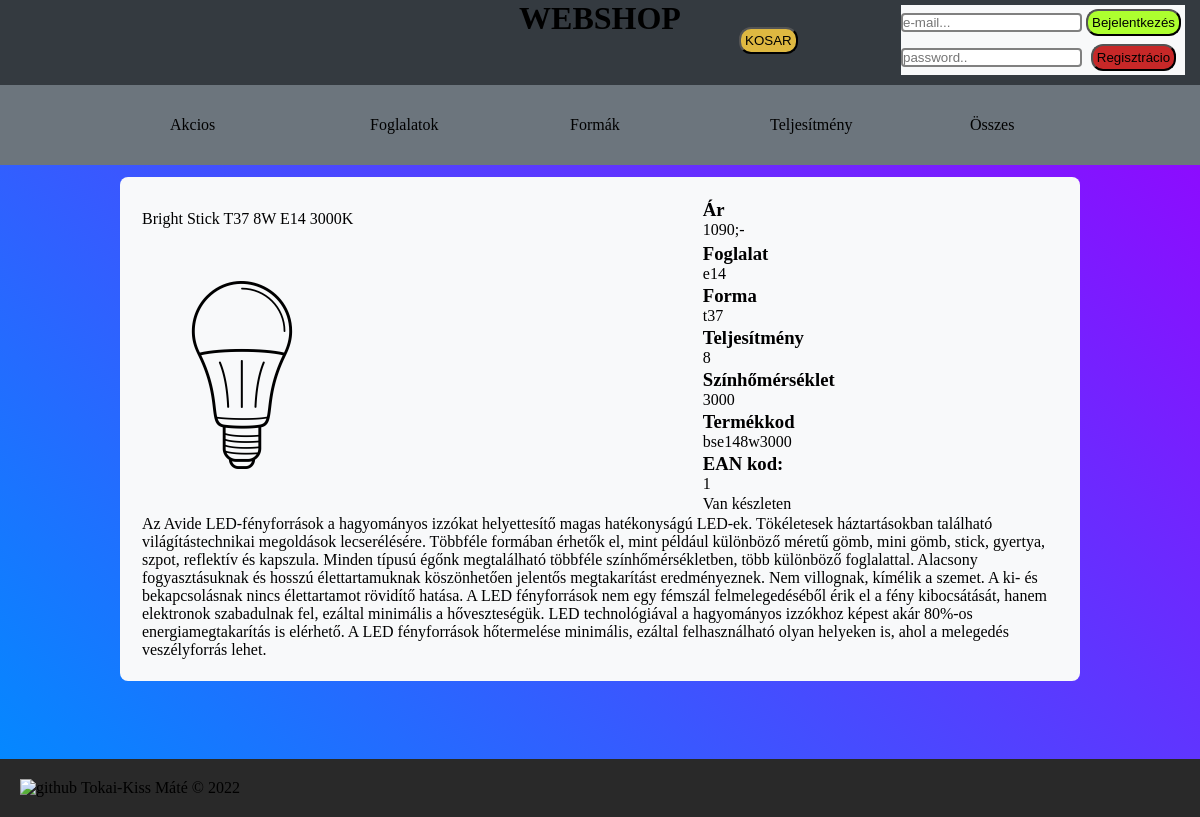
The app's page /product.php?termekid=2 with its own data.
### tables this page shows
CREATE TABLE `termek` (
  `termek_id` int(11) NOT NULL,
  `nev` varchar(50) NOT NULL,
  `ar` int(11) NOT NULL,
  `keszlet` int(11) NOT NULL,
  `foglalat` varchar(20) NOT NULL,
  `forma` varchar(20) NOT NULL,
  `teljesitmeny` int(11) NOT NULL,
  `szinhomerseklet` int(11) NOT NULL,
  `termekkod` varchar(20) NOT NULL,
  `ean` int(13) NOT NULL,
  `allapot` varchar(20) NOT NULL,
  `leiras` text NOT NULL,
  `elerheto` enum('1','0') NOT NULL,
  `akcio` enum('1','0') NOT NULL,
  `marka` varchar(20) NOT NULL
);

### product.php (the view, shortened to what this page needs)
<?php
    include 'header.php';
    $termekid = $_GET['termekid'];
    if ($result = $mysqli->query('SELECT * FROM `termek` WHERE termek_id="'.$termekid.'" AND elerheto = 1')) {
        while ($row = $result->fetch_assoc()) {
            $nev = $row['nev'];
            $ar = $row['ar'];
            $foglalat = $row['foglalat'];
            $forma = $row['forma'];
            $teljesitmeny = $row['teljesitmeny'];
            $szinhomerseklet = $row['szinhomerseklet'];
            $termekkod = $row['termekkod'];
            $ean = $row['ean'];
            $leiras = $row['leiras'];
            $keszlet = $row['keszlet'];
        }
    }
?>
<table id="product">
    <tr>
        <td><?php echo $nev;?></td>
        <td style="text-align: left;"><h3>Ár</h3><p><?php echo $ar;?>;-</p></td>
    </tr>
    <tr>
        <td rowspan="8"><img src="images/2178329-200.png" alt="led-bulb"></td>
    </tr>
    <tr>
        <td><h3>Foglalat</h3><p><?php echo $foglalat;?></p></td>
    </tr>
    <tr>
        <td><h3>Forma</h3><p><?php echo $forma;?></p></td>
    </tr>
    <tr>
        <td><h3>Teljesítmény</h3><p><?php echo $teljesitmeny;?></p></td>
    </tr>
    <tr>
        <td><h3>Színhőmérséklet</h3><p><?php echo $szinhomerseklet;?></p></td>
    </tr>
    <tr>
        <td><h3>Termékkod</h3><p><?php echo $termekkod;?></p></td>
    </tr>
    <tr>
        <td><h3>EAN kod:</h3><p><?php echo $ean;?></p></td>
    </tr>
    <tr>
        <td><?php if ($keszlet>0) {
            echo 'Van készleten';
        }else {
            echo 'Nincs készleten';
        }?></td>
    </tr>
    <tr>
        <td colspan="2"><?php echo $leiras;?></td>
    </tr>
</table>
<footer>
    <a href="https://github.com/tkissMate/vizsgaremek"><img src="images/github-brand-logo-47401.webp" alt="github" style="height: 80px;"></a>
    <p>Tokai-Kiss Máté &copy; 2022</p>
</footer>
</body>
</html>

### styles/style.css (style rules this page uses)
* { margin: 0; padding: 0; }
body { box-sizing: border-box; background: linear-gradient(45deg, #008cff, #9900ff); min-height: 100vh; padding-bottom: 124px; position: relative; }
a { color: black; text-decoration: none; }
table { width: 100%; border-collapse: collapse; background-color: #f8f9fa; }
tr { transition-duration: 0.4s; }
td:nth-child(1) { text-align: left; }
td { text-align: center; }
#product { margin: 1% auto; border-collapse: separate; border-radius: 8px; background-color: #f8f9fa; width: 80%; padding: 20px; }
footer { box-sizing: border-box; width: 100%; padding: 20px; background-color: #292929; position: absolute; bottom: 0; }
footer * { display: inline; }

### records on screen
termek: nev "Bright Stick T37 8W E14 3000K", ar "1090", foglalat "e14", forma "t37", teljesitmeny "8", szinhomerseklet "3000", termekkod "bse148w3000", ean "1", leiras "Az Avide LED-fényforrások a hagyományos izzókat helyettesítő magas hatékonyságú LED-ek. Tökéletesek háztartásokban található világítástechnikai megoldások lecserélésére. Többféle formában érhetők el, mint például különböző méretű gömb, mini gömb, stick, gyertya, szpot, reflektív és kapszula. Minden típusú égőnk megtalálható többféle színhőmérsékletben, több különböző foglalattal. Alacsony fogyasztásuknak és hosszú élettartamuknak köszönhetően jelentős megtakarítást eredményeznek. Nem villognak, kímélik a szemet. A ki- és bekapcsolásnak nincs élettartamot rövidítő hatása. A LED fényforrások nem egy fémszál felmelegedéséből érik el a fény kibocsátását, hanem elektronok szabadulnak fel,…"
